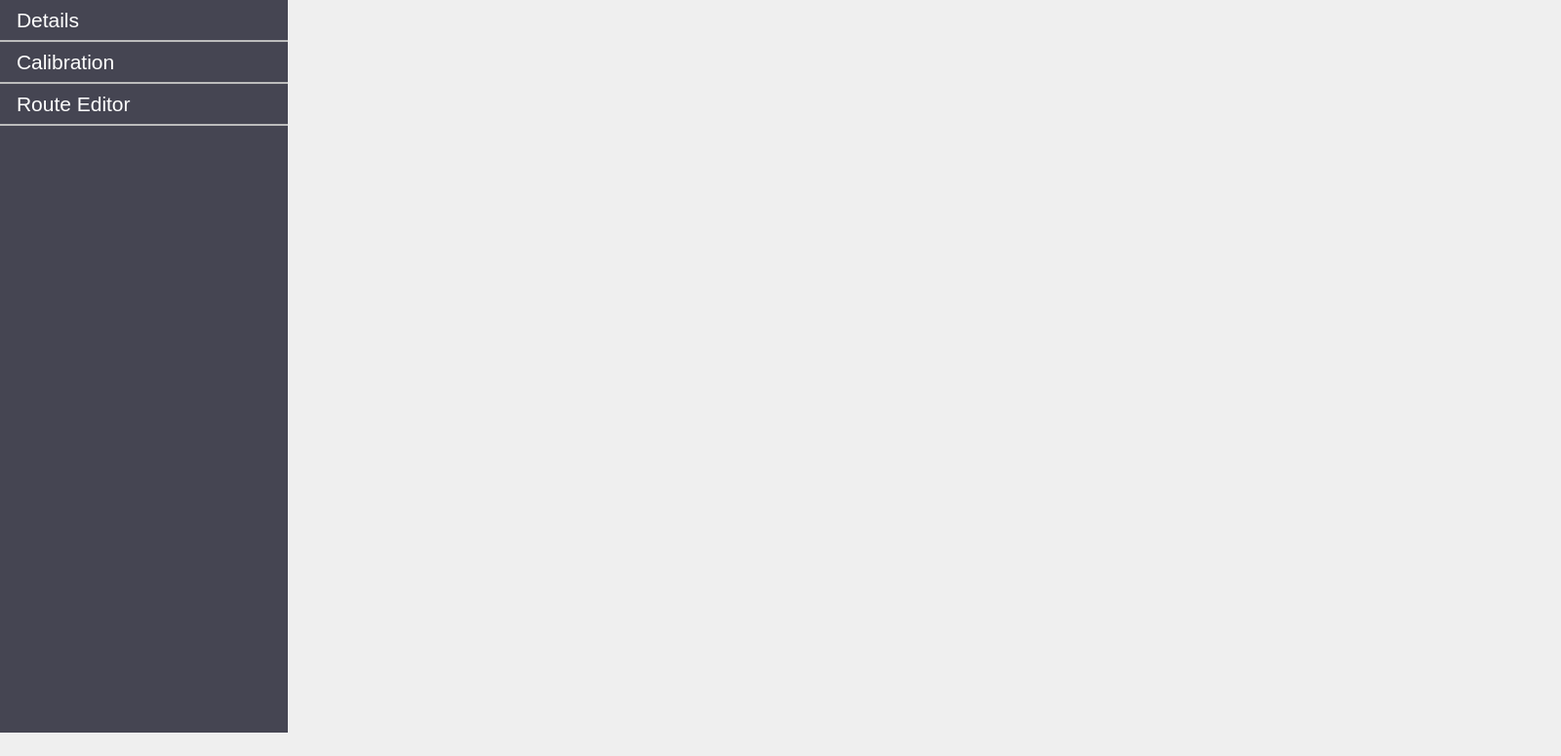
<?xml version="1.0" encoding="UTF-8"?>
<ui version="4.0">
 <class>AccountView</class>
 <widget class="QWidget" name="AccountView">
  <property name="geometry">
   <rect>
    <x>0</x>
    <y>0</y>
    <width>1600</width>
    <height>775</height>
   </rect>
  </property>
  <property name="sizePolicy">
   <sizepolicy hsizetype="Fixed" vsizetype="Fixed">
    <horstretch>0</horstretch>
    <verstretch>0</verstretch>
   </sizepolicy>
  </property>
  <property name="minimumSize">
   <size>
    <width>1600</width>
    <height>775</height>
   </size>
  </property>
  <property name="maximumSize">
   <size>
    <width>1600</width>
    <height>775</height>
   </size>
  </property>
  <property name="font">
   <font>
    <family>Tw Cen MT</family>
   </font>
  </property>
  <property name="windowTitle">
   <string>Form</string>
  </property>
  <property name="styleSheet">
   <string notr="true">QListWidget { 
	background-color: rgb(69, 69, 82); 
	alternate-background-color: rgb(39, 39, 52);
	selection-background-color: rgb(90, 90, 121); 
	border: 0px;
	border-right: 0px;
	padding-right: 0px;
	margin-right: 0px;
}

QListWidget::item { 
	padding-top: 8px;
	padding-bottom: 8px;
	padding-left: 24px;
	color: white; 
	border-bottom: 2px solid rgb(188, 188, 188);
}

QListWidget::item:hover { background-color: rgb(90, 90, 121); }

QListWidget::item:selected { background-color: rgb(90, 90, 121); }

QStackedWidget { margin-left: 0px; padding-left: 0px }</string>
  </property>
  <widget class="QWidget" name="layoutWidget">
   <property name="geometry">
    <rect>
     <x>-10</x>
     <y>0</y>
     <width>1611</width>
     <height>771</height>
    </rect>
   </property>
   <layout class="QGridLayout" name="accountGridLayout">
    <item row="0" column="0">
     <widget class="QListWidget" name="navigationListWidget">
      <property name="sizePolicy">
       <sizepolicy hsizetype="Minimum" vsizetype="Expanding">
        <horstretch>0</horstretch>
        <verstretch>0</verstretch>
       </sizepolicy>
      </property>
      <property name="minimumSize">
       <size>
        <width>305</width>
        <height>0</height>
       </size>
      </property>
      <property name="font">
       <font>
        <family>Tw Cen MT</family>
        <pointsize>14</pointsize>
       </font>
      </property>
      <property name="showDropIndicator" stdset="0">
       <bool>true</bool>
      </property>
      <property name="selectionBehavior">
       <enum>QAbstractItemView::SelectRows</enum>
      </property>
      <item>
       <property name="text">
        <string>Details</string>
       </property>
       <property name="font">
        <font>
         <family>Segoe UI</family>
         <pointsize>16</pointsize>
        </font>
       </property>
      </item>
      <item>
       <property name="text">
        <string>Calibration</string>
       </property>
       <property name="font">
        <font>
         <family>Segoe UI</family>
         <pointsize>16</pointsize>
        </font>
       </property>
       <property name="background">
        <brush brushstyle="NoBrush">
         <color alpha="255">
          <red>0</red>
          <green>0</green>
          <blue>0</blue>
         </color>
        </brush>
       </property>
      </item>
      <item>
       <property name="text">
        <string>Route Editor</string>
       </property>
       <property name="font">
        <font>
         <family>Segoe UI</family>
         <pointsize>16</pointsize>
        </font>
       </property>
      </item>
     </widget>
    </item>
    <item row="1" column="0" colspan="2">
     <spacer name="verticalSpacer">
      <property name="orientation">
       <enum>Qt::Vertical</enum>
      </property>
      <property name="sizeType">
       <enum>QSizePolicy::Fixed</enum>
      </property>
      <property name="sizeHint" stdset="0">
       <size>
        <width>20</width>
        <height>20</height>
       </size>
      </property>
     </spacer>
    </item>
    <item row="0" column="1">
     <widget class="QStackedWidget" name="stackedWidget">
      <widget class="QWidget" name="detailsWidget">
       <widget class="QWidget" name="gridLayoutWidget">
        <property name="geometry">
         <rect>
          <x>0</x>
          <y>0</y>
          <width>1291</width>
          <height>751</height>
         </rect>
        </property>
        <layout class="QGridLayout" name="gridLayout"/>
       </widget>
      </widget>
      <widget class="QWidget" name="calibrationWidget">
       <widget class="QWidget" name="gridLayoutWidget_2">
        <property name="geometry">
         <rect>
          <x>0</x>
          <y>0</y>
          <width>1291</width>
          <height>741</height>
         </rect>
        </property>
        <layout class="QGridLayout" name="gridLayout_2"/>
       </widget>
      </widget>
      <widget class="QWidget" name="routeWidget">
       <widget class="QWidget" name="gridLayoutWidget_3">
        <property name="geometry">
         <rect>
          <x>0</x>
          <y>0</y>
          <width>1291</width>
          <height>731</height>
         </rect>
        </property>
        <layout class="QGridLayout" name="gridLayout_3"/>
       </widget>
      </widget>
     </widget>
    </item>
   </layout>
  </widget>
 </widget>
 <resources/>
 <connections/>
</ui>
